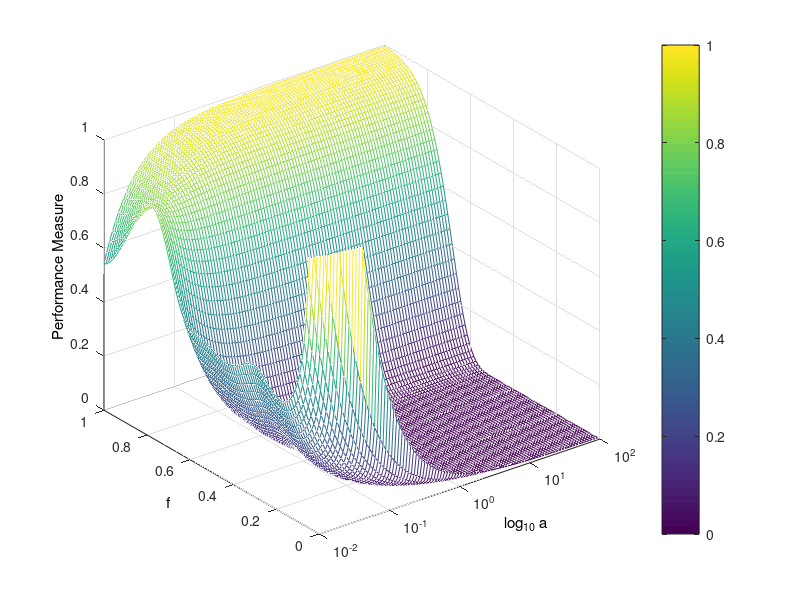

The MATLAB script that drew this image:
m = 0;
deltax = 0.0001;
deltat = 0.1;

% Need to determine the evolved time
% Need to determine the a value of step size a

T = 10.0;
X = 2.0;
x = linspace(0,X,X/deltax+1);
t = linspace(0,T,T/deltat);


N = 100;
omega = 2*pi;
sinu = @(a,b,omega,x) a.*sin(b.*omega*x);
s1 = @(x) sinu(1,1,omega,x);


mypm = zeros(100,100);
myA = logspace(-2,2,100);
myF = linspace(0,1,100);
a = 1./omega.^2;


for i = 1:100
    for j = 1:100
        A = myA(j);
        F = myF(i);
        s2 = @(x) sinu(A,F,omega,x);
        s = @(x) s1(x) + s2(x);
        imf = (1-exp(-a*omega.^2*T)).^N*s1(x) + ...
        (1-exp(-a*F.^2*omega.^2*T)).^N*s2(x);

        % Performance Measure 1
        pm = norm(imf - s1(x)) ./ norm(s2(x));

        % Performance Measure 2
        % pm = norm(imf - s1(x)) ./ norm(s1(x));

        % Performance Measure 3
        % pm = norm(imf.*s1(x)) ./ norm(s1(x).^2);
        
        
        mypm(i,j) = pm;
    end
end


[A,F] = meshgrid(myA,myF);
% imf = (1-exp(-a*omega.^2*T)).^N*s1(x) + ...
% (1-exp(-a*F.^2*omega.^2*T)).^N*s2(x);
% PM = norm(imf - s1(x)) ./ norm(s2(x));

% imagesc(mypm);
figure;
mesh(A,F,mypm)
set(gca,'XScale','log');
set(get(gca,'XLabel'),'String','log_{10} a')
set(get(gca,'YLabel'),'String','f')
set(get(gca,'ZLabel'),'String','Performance Measure')
zlim([0,1]);
caxis([0,1]);

% zlim([0.5,4]);
% caxis([0.5,4]);
colorbar()

